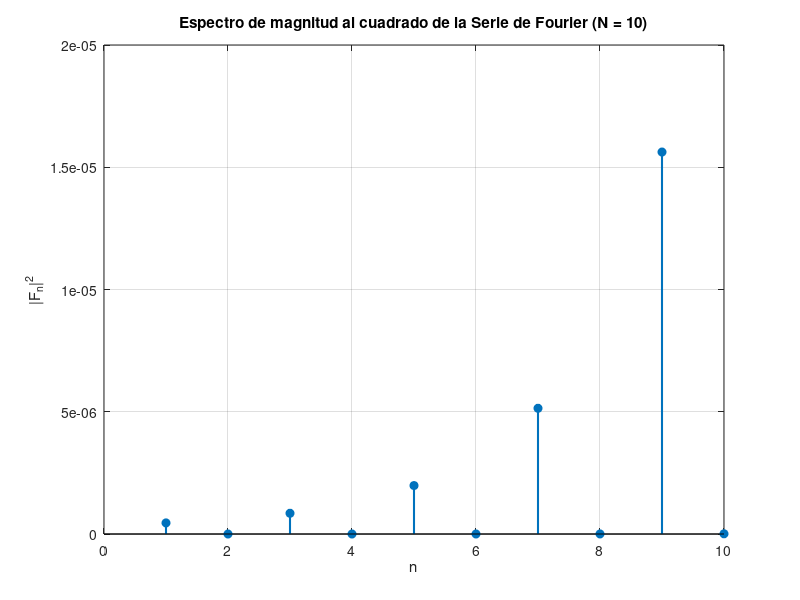

Here is the MATLAB script that generated this plot:
% ESPECTRO DE MAGNITUD AL CUADRADO DE LA SERIE DE FOURIER
% =======================================================

clear; close all; clc;

T = 10;               % Periodo
t0 = -3;              % Límite inferior del intervalo
M = 1000;             % Puntos para Riemann
dt = T / M;
t = linspace(t0, t0+T, M); % Tiempo

% Funcion f1p(t)
f1p = zeros(size(t));
for k = 1:length(t)
    tk = mod(t(k) - t0, T) + t0;
    if tk >= -3 && tk < 2
        f1p(k) = ((tk + 3)/5) * cos(10 * tk);
    elseif tk >= 2 && tk < 7
        f1p(k) = ((7 - tk)/5) * cos(10 * tk);
    else
        f1p(k) = 0;
    end
end

% Calculo de coeficientes para N = 10
N = 10;
an = zeros(1,N);
bn = zeros(1,N);
for n = 1:N
    an(n) = (2/T) * sum(f1p .* cos(2*pi*n*t/T)) * dt;
    bn(n) = (2/T) * sum(f1p .* sin(2*pi*n*t/T)) * dt;
end

% Magnitud al cuadrado
Fn2 = an.^2 + bn.^2;

% Graficar espectro
n = 1:N;
figure;
stem(n, Fn2, 'filled', 'LineWidth', 1.5);
xlabel('n');
ylabel('|F_n|^2');
title('Espectro de magnitud al cuadrado de la Serie de Fourier (N = 10)');
grid on;

% Guardar imagen para incluir en LaTeX
saveas(gcf, 'espectro_magnitud_cuadrado_N10.png');
